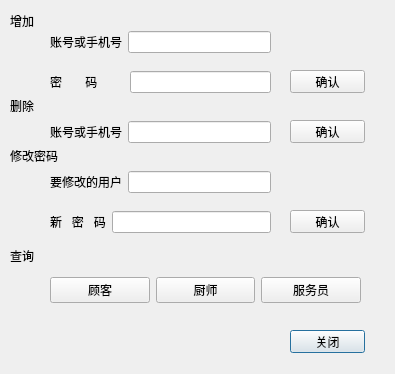
<?xml version="1.0" encoding="UTF-8"?>
<ui version="4.0">
 <class>people_admin</class>
 <widget class="QDialog" name="people_admin">
  <property name="geometry">
   <rect>
    <x>0</x>
    <y>0</y>
    <width>395</width>
    <height>374</height>
   </rect>
  </property>
  <property name="windowTitle">
   <string>Dialog</string>
  </property>
  <widget class="QPushButton" name="pushButton">
   <property name="geometry">
    <rect>
     <x>290</x>
     <y>330</y>
     <width>75</width>
     <height>23</height>
    </rect>
   </property>
   <property name="text">
    <string>关闭</string>
   </property>
  </widget>
  <widget class="QLabel" name="label_4">
   <property name="geometry">
    <rect>
     <x>10</x>
     <y>10</y>
     <width>41</width>
     <height>21</height>
    </rect>
   </property>
   <property name="text">
    <string>增加</string>
   </property>
  </widget>
  <widget class="QLabel" name="label_5">
   <property name="geometry">
    <rect>
     <x>10</x>
     <y>100</y>
     <width>24</width>
     <height>12</height>
    </rect>
   </property>
   <property name="text">
    <string>删除</string>
   </property>
  </widget>
  <widget class="QLabel" name="label_6">
   <property name="geometry">
    <rect>
     <x>10</x>
     <y>150</y>
     <width>54</width>
     <height>12</height>
    </rect>
   </property>
   <property name="text">
    <string>修改密码</string>
   </property>
  </widget>
  <widget class="QWidget" name="horizontalLayoutWidget_3">
   <property name="geometry">
    <rect>
     <x>50</x>
     <y>170</y>
     <width>221</width>
     <height>24</height>
    </rect>
   </property>
   <layout class="QHBoxLayout" name="horizontalLayout_4">
    <item>
     <widget class="QLabel" name="label_7">
      <property name="text">
       <string>要修改的用户</string>
      </property>
     </widget>
    </item>
    <item>
     <widget class="QLineEdit" name="change_ac"/>
    </item>
   </layout>
  </widget>
  <widget class="QWidget" name="horizontalLayoutWidget_4">
   <property name="geometry">
    <rect>
     <x>50</x>
     <y>210</y>
     <width>221</width>
     <height>24</height>
    </rect>
   </property>
   <layout class="QHBoxLayout" name="horizontalLayout_5">
    <item>
     <widget class="QLabel" name="label_8">
      <property name="text">
       <string>新   密   码</string>
      </property>
     </widget>
    </item>
    <item>
     <widget class="QLineEdit" name="change_key"/>
    </item>
   </layout>
  </widget>
  <widget class="QLabel" name="label_9">
   <property name="geometry">
    <rect>
     <x>10</x>
     <y>250</y>
     <width>54</width>
     <height>12</height>
    </rect>
   </property>
   <property name="text">
    <string>查询</string>
   </property>
  </widget>
  <widget class="QPushButton" name="add">
   <property name="geometry">
    <rect>
     <x>290</x>
     <y>70</y>
     <width>75</width>
     <height>23</height>
    </rect>
   </property>
   <property name="text">
    <string>确认</string>
   </property>
  </widget>
  <widget class="QPushButton" name="del_2">
   <property name="geometry">
    <rect>
     <x>290</x>
     <y>120</y>
     <width>75</width>
     <height>23</height>
    </rect>
   </property>
   <property name="text">
    <string>确认</string>
   </property>
  </widget>
  <widget class="QPushButton" name="change">
   <property name="geometry">
    <rect>
     <x>290</x>
     <y>210</y>
     <width>75</width>
     <height>23</height>
    </rect>
   </property>
   <property name="text">
    <string>确认</string>
   </property>
  </widget>
  <widget class="QWidget" name="horizontalLayoutWidget_6">
   <property name="geometry">
    <rect>
     <x>50</x>
     <y>30</y>
     <width>221</width>
     <height>24</height>
    </rect>
   </property>
   <layout class="QHBoxLayout" name="horizontalLayout_7">
    <item>
     <widget class="QLabel" name="label_13">
      <property name="text">
       <string>账号或手机号</string>
      </property>
     </widget>
    </item>
    <item>
     <widget class="QLineEdit" name="add_ac"/>
    </item>
   </layout>
  </widget>
  <widget class="QWidget" name="horizontalLayoutWidget_7">
   <property name="geometry">
    <rect>
     <x>50</x>
     <y>120</y>
     <width>221</width>
     <height>24</height>
    </rect>
   </property>
   <layout class="QHBoxLayout" name="horizontalLayout_8">
    <item>
     <widget class="QLabel" name="label_15">
      <property name="text">
       <string>账号或手机号</string>
      </property>
     </widget>
    </item>
    <item>
     <widget class="QLineEdit" name="del"/>
    </item>
   </layout>
  </widget>
  <widget class="QWidget" name="horizontalLayoutWidget_5">
   <property name="geometry">
    <rect>
     <x>50</x>
     <y>70</y>
     <width>221</width>
     <height>24</height>
    </rect>
   </property>
   <layout class="QHBoxLayout" name="horizontalLayout_6">
    <item>
     <widget class="QLabel" name="label_10">
      <property name="text">
       <string>密       码</string>
      </property>
     </widget>
    </item>
    <item>
     <widget class="QLineEdit" name="add_key">
      <property name="maximumSize">
       <size>
        <width>141</width>
        <height>16777215</height>
       </size>
      </property>
     </widget>
    </item>
   </layout>
  </widget>
  <widget class="QWidget" name="horizontalLayoutWidget">
   <property name="geometry">
    <rect>
     <x>50</x>
     <y>270</y>
     <width>311</width>
     <height>41</height>
    </rect>
   </property>
   <layout class="QHBoxLayout" name="horizontalLayout">
    <item>
     <widget class="QPushButton" name="cus">
      <property name="text">
       <string>顾客</string>
      </property>
     </widget>
    </item>
    <item>
     <widget class="QPushButton" name="chef">
      <property name="text">
       <string>厨师</string>
      </property>
     </widget>
    </item>
    <item>
     <widget class="QPushButton" name="waiter">
      <property name="text">
       <string>服务员</string>
      </property>
     </widget>
    </item>
   </layout>
  </widget>
 </widget>
 <resources/>
 <connections/>
</ui>
